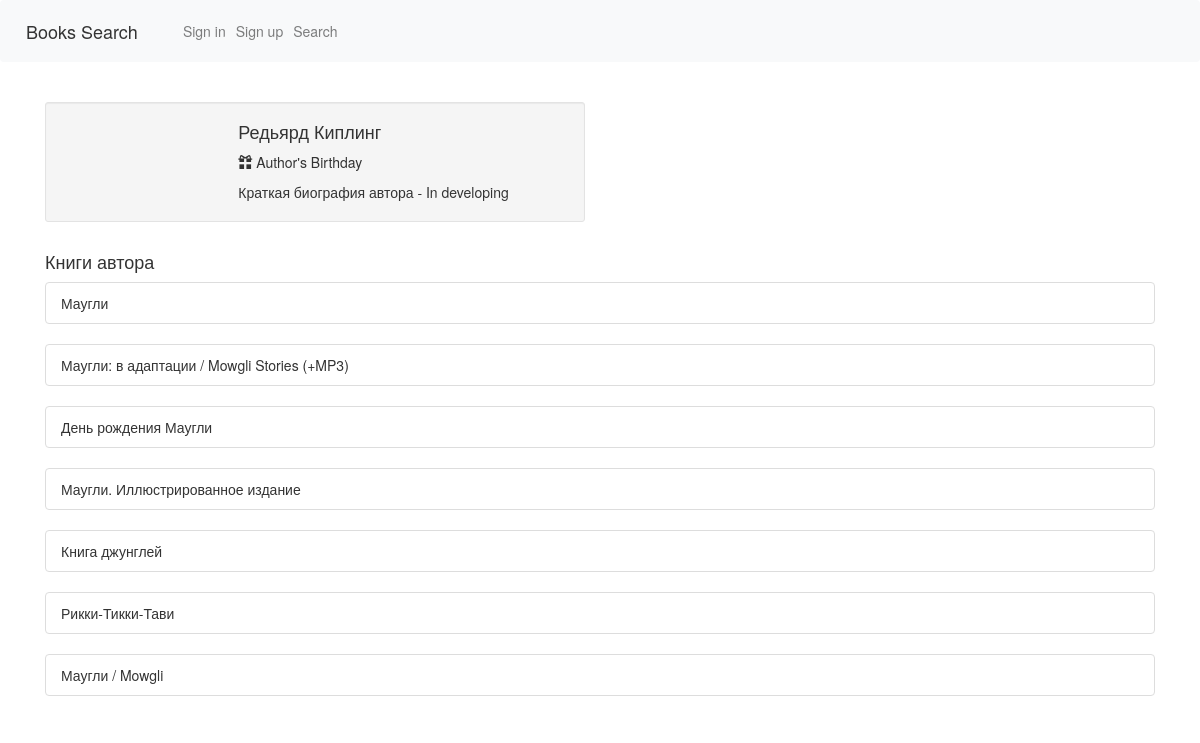
/profile/41, run on the app's committed database.
### webapp/model.py (models this page shows)
class Authors(db.Model, UserMixin):
    id = db.Column(db.Integer, primary_key=True)
    name = db.Column(db.String(120))
    author_bio = db.Column(db.String(120))

class Books(db.Model, UserMixin):
    id = db.Column(db.Integer, primary_key=True)
    book_name = db.Column(db.String(120))
    publication_date = db.Column(db.String(120), nullable=True)
    isbn = db.Column(db.String(120), nullable=True)
    book_image = db.Column(db.String(120), nullable=True)
    book_annotation = db.Column(db.String(1200), nullable=True)
    book_genre = db.Column(db.String(120), nullable=True)
    book_publisher = db.Column(db.String(120), nullable=True)
    book_coauthor = db.Column(db.String(120), nullable=True)
    book_quantity = db.Column(db.Integer, nullable=True)
    author_id = db.Column(db.Integer, db.ForeignKey('authors.id'))

### webapp/__init__.py (the view)
    @app.route('/profile/<id>')
    def profile(id):
        title = "Об авторе"
        all_books_of_author = Books.query.filter_by(author_id=id).all()
        for person in all_books_of_author:
            authors = Authors.query.filter_by(id=person.author_id)[0]
            return render_template(
                'profile.html',
                page_title=title,
                person=authors,
                author_books=all_books_of_author
            )

### webapp/templates/profile.html (shortened to what this page needs)
{% extends "base.html" %}
{% block content %}
    <br>
<link href="//netdna.bootstrapcdn.com/bootstrap/3.0.0/css/bootstrap.min.css" rel="stylesheet" id="bootstrap-css">
<div class="container">
    <div class="row">
        <div class="col-xs-12 col-sm-6 col-md-6">
            <div class="well well-sm">
                <div class="row">
                    <div class="col-sm-6 col-md-4">
                    </div>
                    <div class="col-sm-6 col-md-8">
                        <h4>
                            {{ person.name }}</h4>
                        <p>
                            <i class="glyphicon glyphicon-gift"></i>    Author's Birthday</p>
                            <div class="btn-group">
                                <p> {{ person.author_bio }}</p>
                            </div>
                        </div>
                    </div>
                </div>
            </div>
        <br>
    </div>
    <h4>Книги автора</h4>
            {% for book in author_books %}
        <ul class="list-group ">
  <li class="list-group-item"> {{ book.book_name }}</li>
</ul>
    {% endfor %}
        </div>
{% endblock %}

### data on the page
Authors: name "Редьярд Киплинг", author_bio "Краткая биография автора - In developing"
Books: book_name "Маугли"
Books: book_name "Маугли: в адаптации / Mowgli Stories (+MP3)"
Books: book_name "День рождения Маугли"
Books: book_name "Маугли. Иллюстрированное издание"
Books: book_name "Книга джунглей"
Books: book_name "Рикки-Тикки-Тави"
Books: book_name "Маугли / Mowgli"
